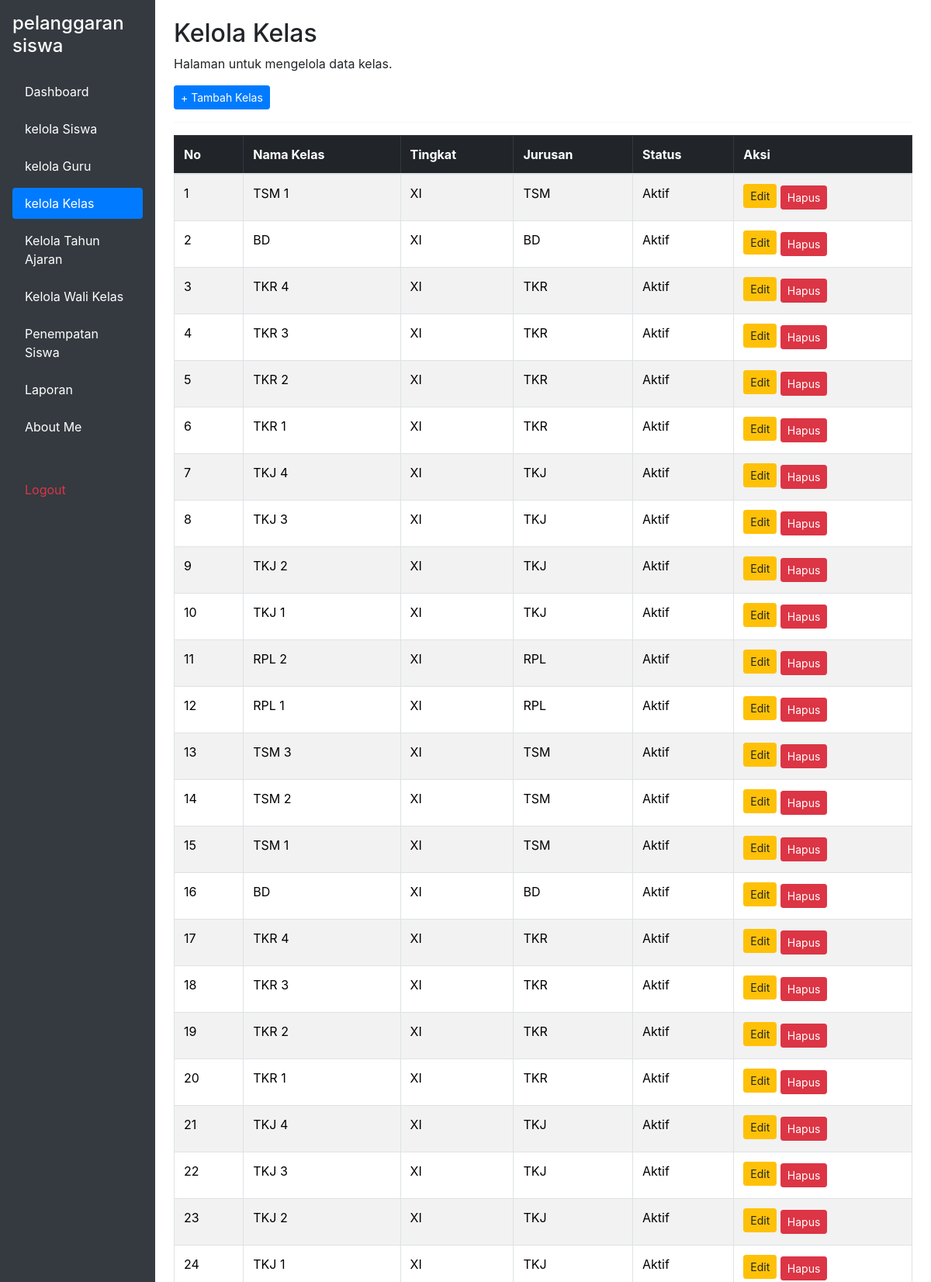
The page /kelola_kelas.php (signed in, upper part) on the database its author committed.
### tables this page shows
CREATE TABLE `t_kelas` (
  `id` int(11) NOT NULL,
  `nama` varchar(100) DEFAULT NULL,
  `tingkat` varchar(20) NOT NULL,
  `jurusan` varchar(100) NOT NULL,
  `status_aktif` tinyint(1) NOT NULL,
  `created_at` timestamp NOT NULL DEFAULT current_timestamp(),
  `updated_at` timestamp NOT NULL DEFAULT current_timestamp()
);

### kelola_kelas.php (the view, shortened to what this page needs)
<?php
include 'config/koneksi.php';
$query = mysqli_query($koneksi, "
    SELECT * FROM t_kelas
    ORDER BY id DESC
");
?>
<!DOCTYPE html>
<html lang="id">
<head>
    <link href="https://cdn.jsdelivr.net/npm/bootstrap@5.3.8/dist/css/bootstrap.min.css" rel="stylesheet">
    <link rel="stylesheet" href="https://cdn.jsdelivr.net/npm/bootstrap@4.1.3/dist/css/bootstrap.min.css">
</head>
<body>
<div class="container-fluid">
    <div class="row">
        <div class="col-md-3 col-lg-2 bg-dark min-vh-100 p-3">
            <h4 class="text-white mb-4">
                pelanggaran siswa
            </h4>
            <ul class="nav nav-pills flex-column">
                <li class="nav-item mb-2">
                    <a href="dashboard.php" class="nav-link text-white">
                        Dashboard
                    </a>
                </li>
                <li class="nav-item mb-2">
                    <a href="kelola_siswa.php" class="nav-link text-white">
                        kelola Siswa
                    </a>
                </li>
                <li class="nav-item mb-2">
                    <a href="kelola_guru.php" class="nav-link text-white">kelola Guru</a>
                </li>
                <li class="nav-item mb-2">
                    <a href="kelola_kelas.php" class="nav-link active">kelola Kelas</a>
                </li>
                <li class="nav-item mb-2">
                    <a href="kelola_tahun_ajaran.php" class="nav-link text-white">Kelola Tahun Ajaran</a>
                <li class="nav-item mb-2">
                    <a href="kelola_wali_kelas.php" class="nav-link text-white">Kelola Wali Kelas</a>
                    <li class="nav-item mb-2">
                    <a href="penempatan_siswa.php" class="nav-link text-white">Penempatan Siswa</a>
                </li>
                <li class="nav-item mb-2">
                    <a href="pelanggaran.php" class="nav-link text-white">Laporan</a>
                </li>
                <li class="nav-item mb-2">
                    <a href="tentang_saya.php" class="nav-link text-white">About Me</a>
                </li>
                <hr class="text-secondary">
                <li class="nav-item mb-2">
                    <a href="logout.php" class="nav-link text-danger">Logout</a>
                </li>
            </ul>
        </div>
        <main class="col-md-9 col-lg-10 p-4">
            <h2>Kelola Kelas</h2>
            <p>Halaman untuk mengelola data kelas.</p>
            <div class="mb-3">
                <a href="tambah_kelas.php" class="btn btn-primary btn-sm">+ Tambah Kelas</a>
            </div>
            <hr>
            <div class="table-responsive">
                <table class="table table-bordered table-striped">
                    <thead class="table-dark">
                        <tr>
                            <th>No</th>
                            <th>Nama Kelas</th>
                            <th>Tingkat</th>
                            <th>Jurusan</th>
                            <th>Status</th>
                            <th>Aksi</th>
                        </tr>
                    </thead>
                    <tbody>
                        <?php
                        $no = 1;
                        if (mysqli_num_rows($query) > 0) {
                            while ($kelas = mysqli_fetch_assoc($query)) {
                        ?>
                            <tr>
                                <td><?= $no++ ?></td>
                                <td><?= htmlspecialchars($kelas['nama']) ?></td>
                                <td><?= htmlspecialchars($kelas['tingkat']) ?></td>
                                <td><?= htmlspecialchars($kelas['jurusan']) ?></td>
                                <td>
                                    <?= $kelas['status_aktif'] ? 'Aktif' : 'Tidak Aktif' ?>
                                </td>
                                <td>
                                    <a href="edit_kelas.php?id=<?= $kelas['id'] ?>" class="btn btn-warning btn-sm mb-1">Edit</a>
                                    <a href="hapus_kelas.php?id=<?= $kelas['id'] ?>"
                                       class="btn btn-danger btn-sm"
                                       onclick="return confirm('Yakin ingin menghapus kelas ini?')">
                                        Hapus
                                    </a>
                                </td>
                            </tr>
                        <?php
                            }
                        } else {
                        ?>
                            <tr>
                                <td colspan="6" class="text-center">Belum ada data kelas.</td>
                            </tr>
                        <?php } ?>
                    </tbody>
                </table>
            </div>
        </main>
    </div>
</div>
</body>
</html>

### rows shown on the page
t_kelas: nama "TSM 1", tingkat "XI", jurusan "TSM", status_aktif "Aktif"
t_kelas: nama "BD", tingkat "XI", jurusan "BD", status_aktif "Aktif"
t_kelas: nama "TKR 4", tingkat "XI", jurusan "TKR", status_aktif "Aktif"
t_kelas: nama "TKR 3", tingkat "XI", jurusan "TKR", status_aktif "Aktif"
t_kelas: nama "TKR 2", tingkat "XI", jurusan "TKR", status_aktif "Aktif"
t_kelas: nama "TKR 1", tingkat "XI", jurusan "TKR", status_aktif "Aktif"
t_kelas: nama "TKJ 4", tingkat "XI", jurusan "TKJ", status_aktif "Aktif"
t_kelas: nama "TKJ 3", tingkat "XI", jurusan "TKJ", status_aktif "Aktif"
t_kelas: nama "TKJ 2", tingkat "XI", jurusan "TKJ", status_aktif "Aktif"
t_kelas: nama "TKJ 1", tingkat "XI", jurusan "TKJ", status_aktif "Aktif"
t_kelas: nama "RPL 2", tingkat "XI", jurusan "RPL", status_aktif "Aktif"
t_kelas: nama "RPL 1", tingkat "XI", jurusan "RPL", status_aktif "Aktif"
t_kelas: nama "TSM 3", tingkat "XI", jurusan "TSM", status_aktif "Aktif"
t_kelas: nama "TSM 2", tingkat "XI", jurusan "TSM", status_aktif "Aktif"
t_kelas: nama "TSM 1", tingkat "XI", jurusan "TSM", status_aktif "Aktif"
t_kelas: nama "BD", tingkat "XI", jurusan "BD", status_aktif "Aktif"
t_kelas: nama "TKR 4", tingkat "XI", jurusan "TKR", status_aktif "Aktif"
t_kelas: nama "TKR 3", tingkat "XI", jurusan "TKR", status_aktif "Aktif"
t_kelas: nama "TKR 2", tingkat "XI", jurusan "TKR", status_aktif "Aktif"
t_kelas: nama "TKR 1", tingkat "XI", jurusan "TKR", status_aktif "Aktif"
t_kelas: nama "TKJ 4", tingkat "XI", jurusan "TKJ", status_aktif "Aktif"
t_kelas: nama "TKJ 3", tingkat "XI", jurusan "TKJ", status_aktif "Aktif"
t_kelas: nama "TKJ 2", tingkat "XI", jurusan "TKJ", status_aktif "Aktif"
t_kelas: nama "TKJ 1", tingkat "XI", jurusan "TKJ", status_aktif "Aktif"
